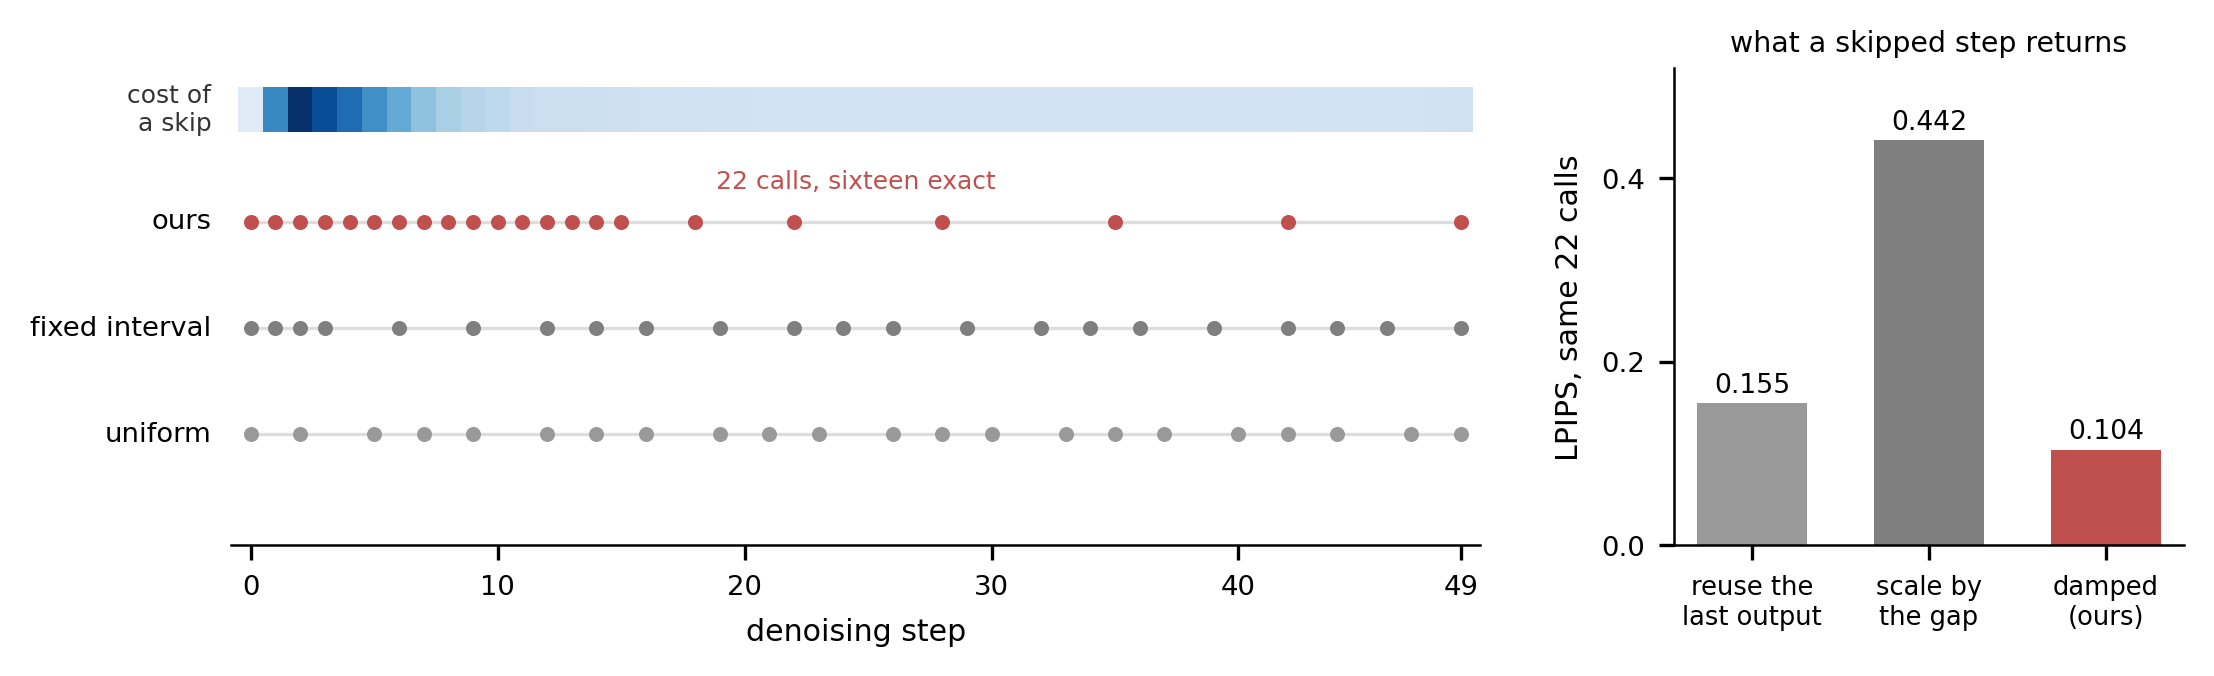

Recreate this plot in Python.
import matplotlib
matplotlib.use("Agg")
import matplotlib.pyplot as plt
import numpy as np
from matplotlib.patches import Rectangle, FancyArrowPatch

plt.rcParams.update({
    "font.size": 7.2, "axes.labelsize": 7.2, "axes.titlesize": 7.2,
    "xtick.labelsize": 6.6, "ytick.labelsize": 6.6,
    "axes.spines.top": False, "axes.spines.right": False,
    "axes.linewidth": 0.6, "lines.linewidth": 0.9,
})

T = 50
PROF = [0.0,0.569,0.452,0.313,0.192,0.118,0.094,0.063,0.061,0.054,0.053,0.047,0.045,0.043,0.043,
        0.042,0.041,0.040,0.041,0.041,0.041,0.041,0.041,0.041,0.041,0.042,0.042,0.042,0.043,0.050]
prof = np.interp(np.linspace(0, len(PROF) - 1, T), np.arange(len(PROF)), PROF)
prof = prof / prof.max()

OURS = list(range(16)) + [18, 22, 28, 35, 42, 49]
UNIFORM = [int(round(i * (T - 1) / 21)) for i in range(22)]
INTERVAL = list(range(4)) + [4 + int(round(k * 45 / 18)) for k in range(1, 18)] + [49]

fig = plt.figure(figsize=(7.0, 2.15))
gs = fig.add_gridspec(1, 2, width_ratios=[2.45, 1.0], wspace=0.22,
                      left=0.055, right=0.985, top=0.90, bottom=0.16)

ax = fig.add_subplot(gs[0, 0])
# sensitivity band on top
for t in range(T):
    ax.add_patch(Rectangle((t - 0.5, 3.15), 1.0, 0.42,
                           facecolor=plt.cm.Blues(0.12 + 0.88 * prof[t]), edgecolor="none"))
ax.text(-1.6, 3.36, "cost of\na skip", fontsize=6.0, va="center", ha="right", color="#333333")

rows = [("ours", OURS, "#c0504d"), ("fixed interval", INTERVAL, "#7f7f7f"),
        ("uniform", UNIFORM, "#999999")]
for i, (name, steps, col) in enumerate(rows):
    y = 2.3 - i
    ax.plot([0, T - 1], [y, y], color="#dddddd", lw=0.8, zorder=0)
    ax.plot(steps, [y] * len(steps), "o", ms=2.6, color=col, zorder=2)
    ax.text(-1.6, y, name, fontsize=6.6, va="center", ha="right")

ax.set_xlim(-0.8, T - 0.2); ax.set_ylim(-0.75, 3.75)
ax.set_yticks([]); ax.set_xticks([0, 10, 20, 30, 40, 49])
ax.set_xlabel("denoising step")
ax.spines["left"].set_visible(False)
ax.text(24.5, 2.62, "22 calls, sixteen exact", fontsize=6.0, ha="center", color="#c0504d")

# right panel: what a skip returns
bx = fig.add_subplot(gs[0, 1])
vals = [0.1549, 0.4417, 0.1041]
names = ["reuse the\nlast output", "scale by\nthe gap", "damped\n(ours)"]
cols = ["#999999", "#7f7f7f", "#c0504d"]
bx.bar([0, 1, 2], vals, color=cols, width=0.62, linewidth=0)
for i, v in enumerate(vals):
    bx.text(i, v + 0.012, f"{v:.3f}", ha="center", fontsize=6.4)
bx.set_xticks([0, 1, 2]); bx.set_xticklabels(names, fontsize=6.2)
bx.set_ylim(0, 0.52); bx.set_yticks([0, 0.2, 0.4])
bx.set_ylabel("LPIPS, same 22 calls")
bx.set_title("what a skipped step returns", fontsize=6.8, pad=4)

for ext in ("pdf", "png"):
    fig.savefig(f"figures/fig_teaser.{ext}", dpi=300, bbox_inches="tight")
print("wrote figures/fig_teaser.pdf")
